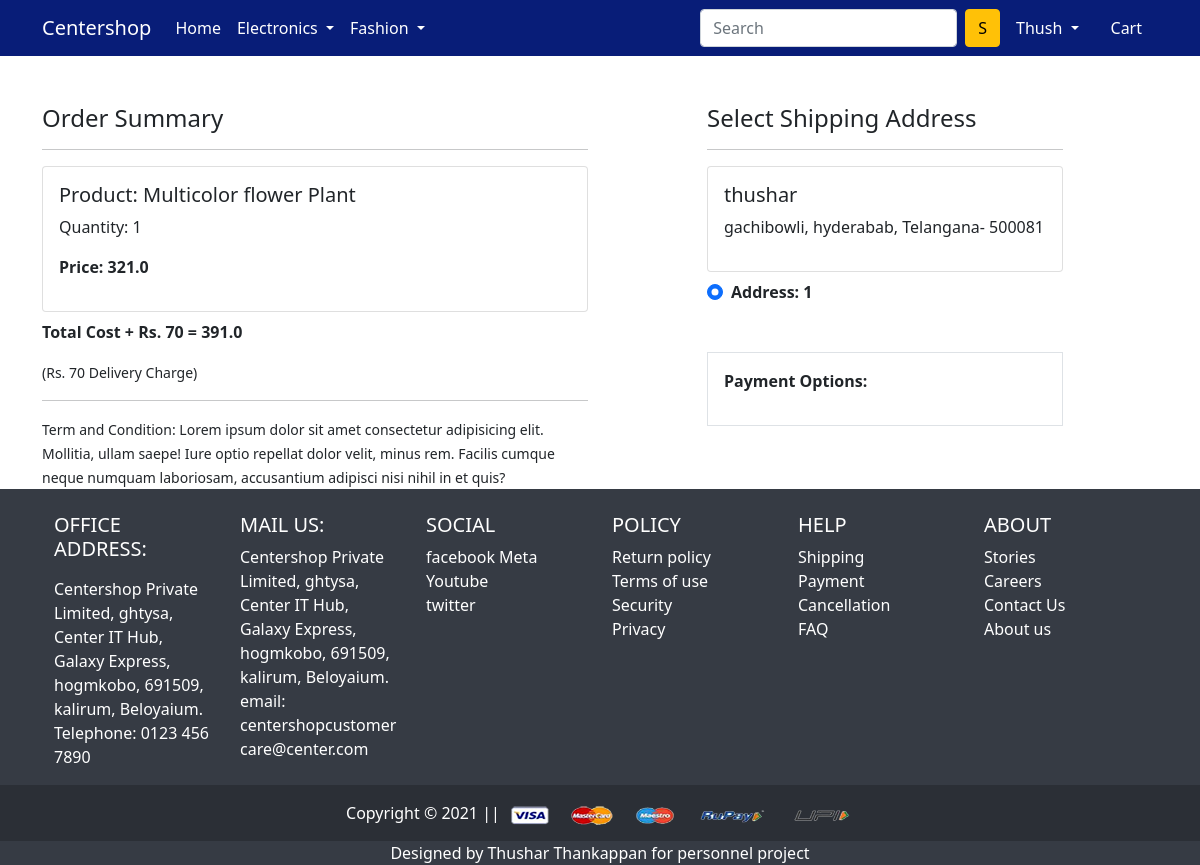
Screenshot of /checkout/ (signed in) with the database file from the repository.
### app/models.py (models this page shows, shortened)
class Cart(models.Model):
 user = models.ForeignKey(User, on_delete=models.CASCADE)
 product = models.ForeignKey(Product, on_delete=models.CASCADE)
 quantity = models.PositiveIntegerField(default=1)
 @property
 def total_cost(self):
   return self.quantity * self.product.discounted_price

class Product(models.Model):
 title = models.CharField(max_length=100)
 selling_price = models.FloatField()
 discounted_price = models.FloatField()
 description = models.TextField()
 brand = models.CharField(max_length=100)
 category = models.CharField( choices=CATEGORY_CHOICES, max_length=2)
 product_image = models.ImageField(upload_to='productimg')

class Customer(models.Model):
 user = models.ForeignKey(User, on_delete=models.CASCADE)
 name = models.CharField(max_length=200)
 locality = models.CharField(max_length=200)
 city = models.CharField(max_length=50)
 zipcode = models.IntegerField()
 state = models.CharField(choices=STATE_CHOICES, max_length=50)

### app/views.py (the view)
# urls.py: path('checkout/', views.checkout, name='checkout'),
@login_required
def checkout(request):
	user = request.user
	add = Customer.objects.filter(user=user)
	cart_items = Cart.objects.filter(user=request.user)
	amount = 0.0
	shipping_amount = 70.0
	totalamount=0.0
	cart_product = [p for p in Cart.objects.all() if p.user == request.user]
	if cart_product:
		for p in cart_product:
			tempamount = (p.quantity * p.product.discounted_price)
			amount += tempamount
		totalamount = amount+shipping_amount
	return render(request, 'app/checkout.html', {'add':add, 'cart_items':cart_items, 'totalcost':totalamount})

### app/templates/app/checkout.html (shortened to what this page needs)
{% extends 'app/base.html' %}
{% load static %}
{% block main-content %}
<div class="container">
 <div class="row mt-5">
  <div class="col-sm-6">
    <h4>Order Summary</h4>
    <hr>
    {% for item in cart_items %}
      <div class="card mb-2">
        <div class="card-body">
          <h5>Product: {{item.product.title}}</h5>
          <p>Quantity: {{item.quantity}}</p>
          <p class="fw-bold">Price: {{item.total_cost}}</p>
        </div>
      </div>
    {% endfor %}
    <p class="fw-bold">Total Cost + Rs. 70  = {{totalcost}}</p>
    <small>(Rs. 70 Delivery Charge)</small> <hr>
    <small>Term and Condition: Lorem ipsum dolor sit amet consectetur adipisicing elit. Mollitia, ullam saepe! Iure optio repellat dolor velit, minus rem. Facilis cumque neque numquam laboriosam, accusantium adipisci nisi nihil in et quis?</small>
  </div>
  <div class="col-sm-4 offset-sm-1">
    <h4>Select Shipping Address</h4>
    <hr>
    <form action="/paymentdone" id="myform">
    {% for ad in add %}
      <div class="card">
        <div class="card-body">
        <h5>{{ad.name}}</h5>
        <p>{{ad.locality}}, {{ad.city}}, {{ad.state}}- {{ad.zipcode}}</p>
        </div>
      </div>
        <div class="form-check mt-2 mb-5">
          <input class="form-check-input" type="radio" name="custid" id="custadd{{forloop.counter}}" value="{{ad.id}}" checked>
          <label class="form-check-label fw-bold" for="custadd{{forloop.counter}}">
            Address: {{ forloop.counter }} </label>
        </div>
      {% endfor %}
        <div class="border p-3">
          <p class="fw-bold">Payment Options:</p>
        </div>
      </form>
    </div>
  </div>
</div>
{% endblock main-content %}

### app/templates/app/base.html (shortened to what this page needs)
<!doctype html>
{% load static %}
<html lang="en">
  <head>
    <link href="https://cdn.jsdelivr.net/npm/bootstrap@5.0.0-beta1/dist/css/bootstrap.min.css" rel="stylesheet">
    <link rel="stylesheet" href="{% static 'app/css/owl.carousel.min.css' %}">
    <link rel="stylesheet" href="{% static 'app/css/all.min.css' %}">
    <link rel="stylesheet" href="{% static 'app/css/style.css' %}">
  </head>
  <body>
    <nav class="navbar navbar-fixed-top navbar-expand-lg navbar-dark" style="background-color: #081d78">
     <div class="container">
       <a class="navbar-brand" href="/">Centershop</a>
       <div class="collapse navbar-collapse" id="navbarSupportedContent">
         <ul class="navbar-nav me-auto mb-2 mb-lg-0">
           <li class="nav-item">
             <a class="nav-link active" aria-current="page" href="/">Home</a>
           </li>
           <li class="nav-item dropdown">
             <a class="nav-link dropdown-toggle text-white" href="#" id="electronicsDropdown" role="button" data-bs-toggle="dropdown" aria-expanded="false">
               Electronics
             </a>
           </li>
           <li class="nav-item dropdown">
             <a class="nav-link dropdown-toggle text-white" href="#" id="fashionDropdown" role="button" data-bs-toggle="dropdown" aria-expanded="false">
               Fashion
             </a>
           </li>
         </ul>
         <form class="d-flex">
           <input class="form-control me-2" type="search" placeholder="Search" aria-label="Search">
           <button class="btn btn-warning" type="submit">S</button>
         </form>
         <div>
          <ul class="navbar-nav me-auto mb-2 mb-lg-0">
          {% if request.user.is_authenticated %}
           <li class="nav-item dropdown mx-2">
              <a class="nav-link dropdown-toggle text-white" href="#" id="profileDropdown" role="button" data-bs-toggle="dropdown" aria-expanded="false">
                {{request.user.username|capfirst}}
              </a>
            </li>
            <li class="nav-item mx-2">
              <a href="{% url 'showcart' %}" class="nav-link text-white"> Cart </a>
            </li>
            {% endif %}
          </ul>
         </div>
       </div>
     </div>
    </nav>
    {% block main-content %}{% endblock main-content %}
      <footer
              class="text-center text-lg-start text-white"
              style="background-color: #363b44;"
                 >
        <div class="container p-4 pb-0">
          <section class="">
            <div class="row">
              <div class="col-lg-2 col-md-6 mb-4 mb-md-0">
                <h5 class="text-uppercase">Office Address:</h5>
                <p>
                  <p>Centershop Private Limited,
                    ghtysa, Center IT Hub,
                    Galaxy Express,
                    hogmkobo, 691509,
                    kalirum, Beloyaium.
                    Telephone: 0123 456 7890</p>
                </p>
              </div>
              <div class="col-lg-2 col-md-6 mb-4 mb-md-0">
                <h5 class="text-uppercase">Mail us:</h5>
                <p>
                  Centershop Private Limited,
                    ghtysa, Center IT Hub,
                    Galaxy Express,
                    hogmkobo, 691509,
                    kalirum, Beloyaium.
                    email: centershopcustomer<br>care@center.com
                </p>
              </div>
              <div class="col-lg-2 col-md-6 mb-4 mb-md-0">
                <h5 class="text-uppercase">Social</h5>
                <ul class="list-unstyled mb-0">
                  <li>
                    <a href="#!" class="text-white" style="text-decoration: none;">facebook Meta</a>
                  </li>
                  <li>
                    <a href="#!" class="text-white" style="text-decoration: none;">Youtube</a>
                  </li>
                  <li>
                    <a href="#!" class="text-white" style="text-decoration: none;"></a>twitter</a>
                  </li>
                </ul>
              </div>
              <div class="col-lg-2 col-md-6 mb-4 mb-md-0">
                <h5 class="text-uppercase">Policy</h5>
                <ul class="list-unstyled mb-0">
                  <li>
                    <a href="#!" class="text-white" style="text-decoration: none;">Return policy</a>
                  </li>
                  <li>
                    <a href="#!" class="text-white" style="text-decoration: none;">Terms of use </a>
                  </li>
                  <li>
                    <a href="#!" class="text-white" style="text-decoration: none;">Security</a>
                  </li>
                  <li>
                    <a href="#!" class="text-white" style="text-decoration: none;">Privacy</a>
                  </li>
                </ul>
              </div>
              <div class="col-lg-2 col-md-6 mb-4 mb-md-0">
                <h5 class="text-uppercase">Help</h5>
                <ul class="list-unstyled mb-0">
                  <li>
                    <a href="#!" class="text-white" style="text-decoration: none;">Shipping</a>
                  </li>
                  <li>
                    <a href="#!" class="text-white" style="text-decoration: none;">Payment</a>
                  </li>
                  <li>
                    <a href="#!" class="text-white" style="text-decoration: none;">Cancellation</a>
                  </li>
                  <li>
                    <a href="#!" class="text-white" style="text-decoration: none;">FAQ</a>
                  </li>
                </ul>
              </div>
              <div class="col-lg-2 col-md-6 mb-4 mb-md-0">
                <h5 class="text-uppercase">About</h5>
                <ul class="list-unstyled mb-0">
                  <li>
                    <a href="#!" class="text-white" style="text-decoration: none;">Stories</a>
                  </li>
                  <li>
                    <a href="#!" class="text-white" style="text-decoration: none;">Careers</a>
                  </li>
                  <li>
                    <a href="#!" class="text-white" style="text-decoration: none;">Contact Us</a>
                  </li>
                  <li>
                    <a href="#!" class="text-white" style="text-decoration: none;">About us</a>
                  </li>
                </ul>
              </div>
            </div>
          </section>
        </div>
        <div
             class="text-center p-3"
             style="background-color: rgba(0, 0, 0, 0.2)"
             >
          Copyright © 2021 ||
          <a class="text-white" href="">
            <img src="{% static 'app/images/payment.png' %}" alt="" srcset="" class="img-fluid" height="2px">
          </a>
        </div>
       <div class="text-center">Designed by Thushar Thankappan for personnel project</div>
      </footer>
  </body>
</html>

### rows the page displays
Cart: product "Multicolor flower Plant", quantity "1", total_cost "321.0"
Customer: name "thushar", locality "gachibowli", city "hyderabab", state "Telangana", zipcode "500081"

### other values shown
{{ request.user.username|capfirst }} "Thush"
{{ totalcost }} "391.0"
